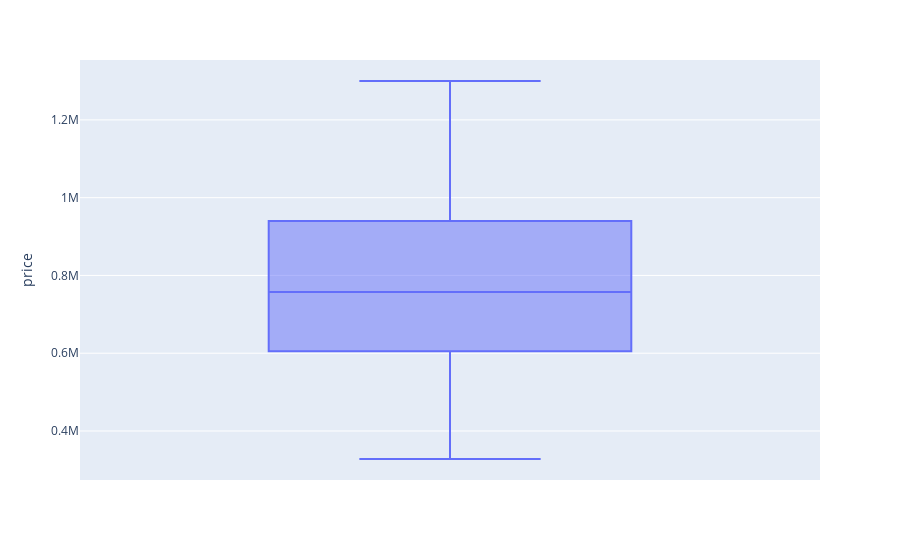

The notebook cell this image was saved under:
### Code cell
# NO outliers 
fig = px.box(new_df, y="price")
fig.show()

### Figure 1 — Plotly figure (JSON) as saved in the notebook; plotly's stock layout.template omitted (floating-point values rounded to 4 significant figures; data arrays with more than 128 entries replaced by an {"elided": "..."} marker saying what was removed)
{"data": [{"alignmentgroup": "True", "hovertemplate": "price=%{y}<extra></extra>", "legendgroup": "", "marker": {"color": "#636efa"}, "name": "", "notched": false, "offsetgroup": "", "orientation": "v", "showlegend": false, "type": "box", "x0": " ", "xaxis": "x", "y": {"elided": "21857 int values"}, "y0": " ", "yaxis": "y"}], "layout": {"boxmode": "group", "legend": {"tracegroupgap": 0}, "margin": {"t": 60}, "xaxis": {"anchor": "y", "domain": [0, 1]}, "yaxis": {"anchor": "x", "domain": [0, 1], "title": {"text": "price"}}}}
